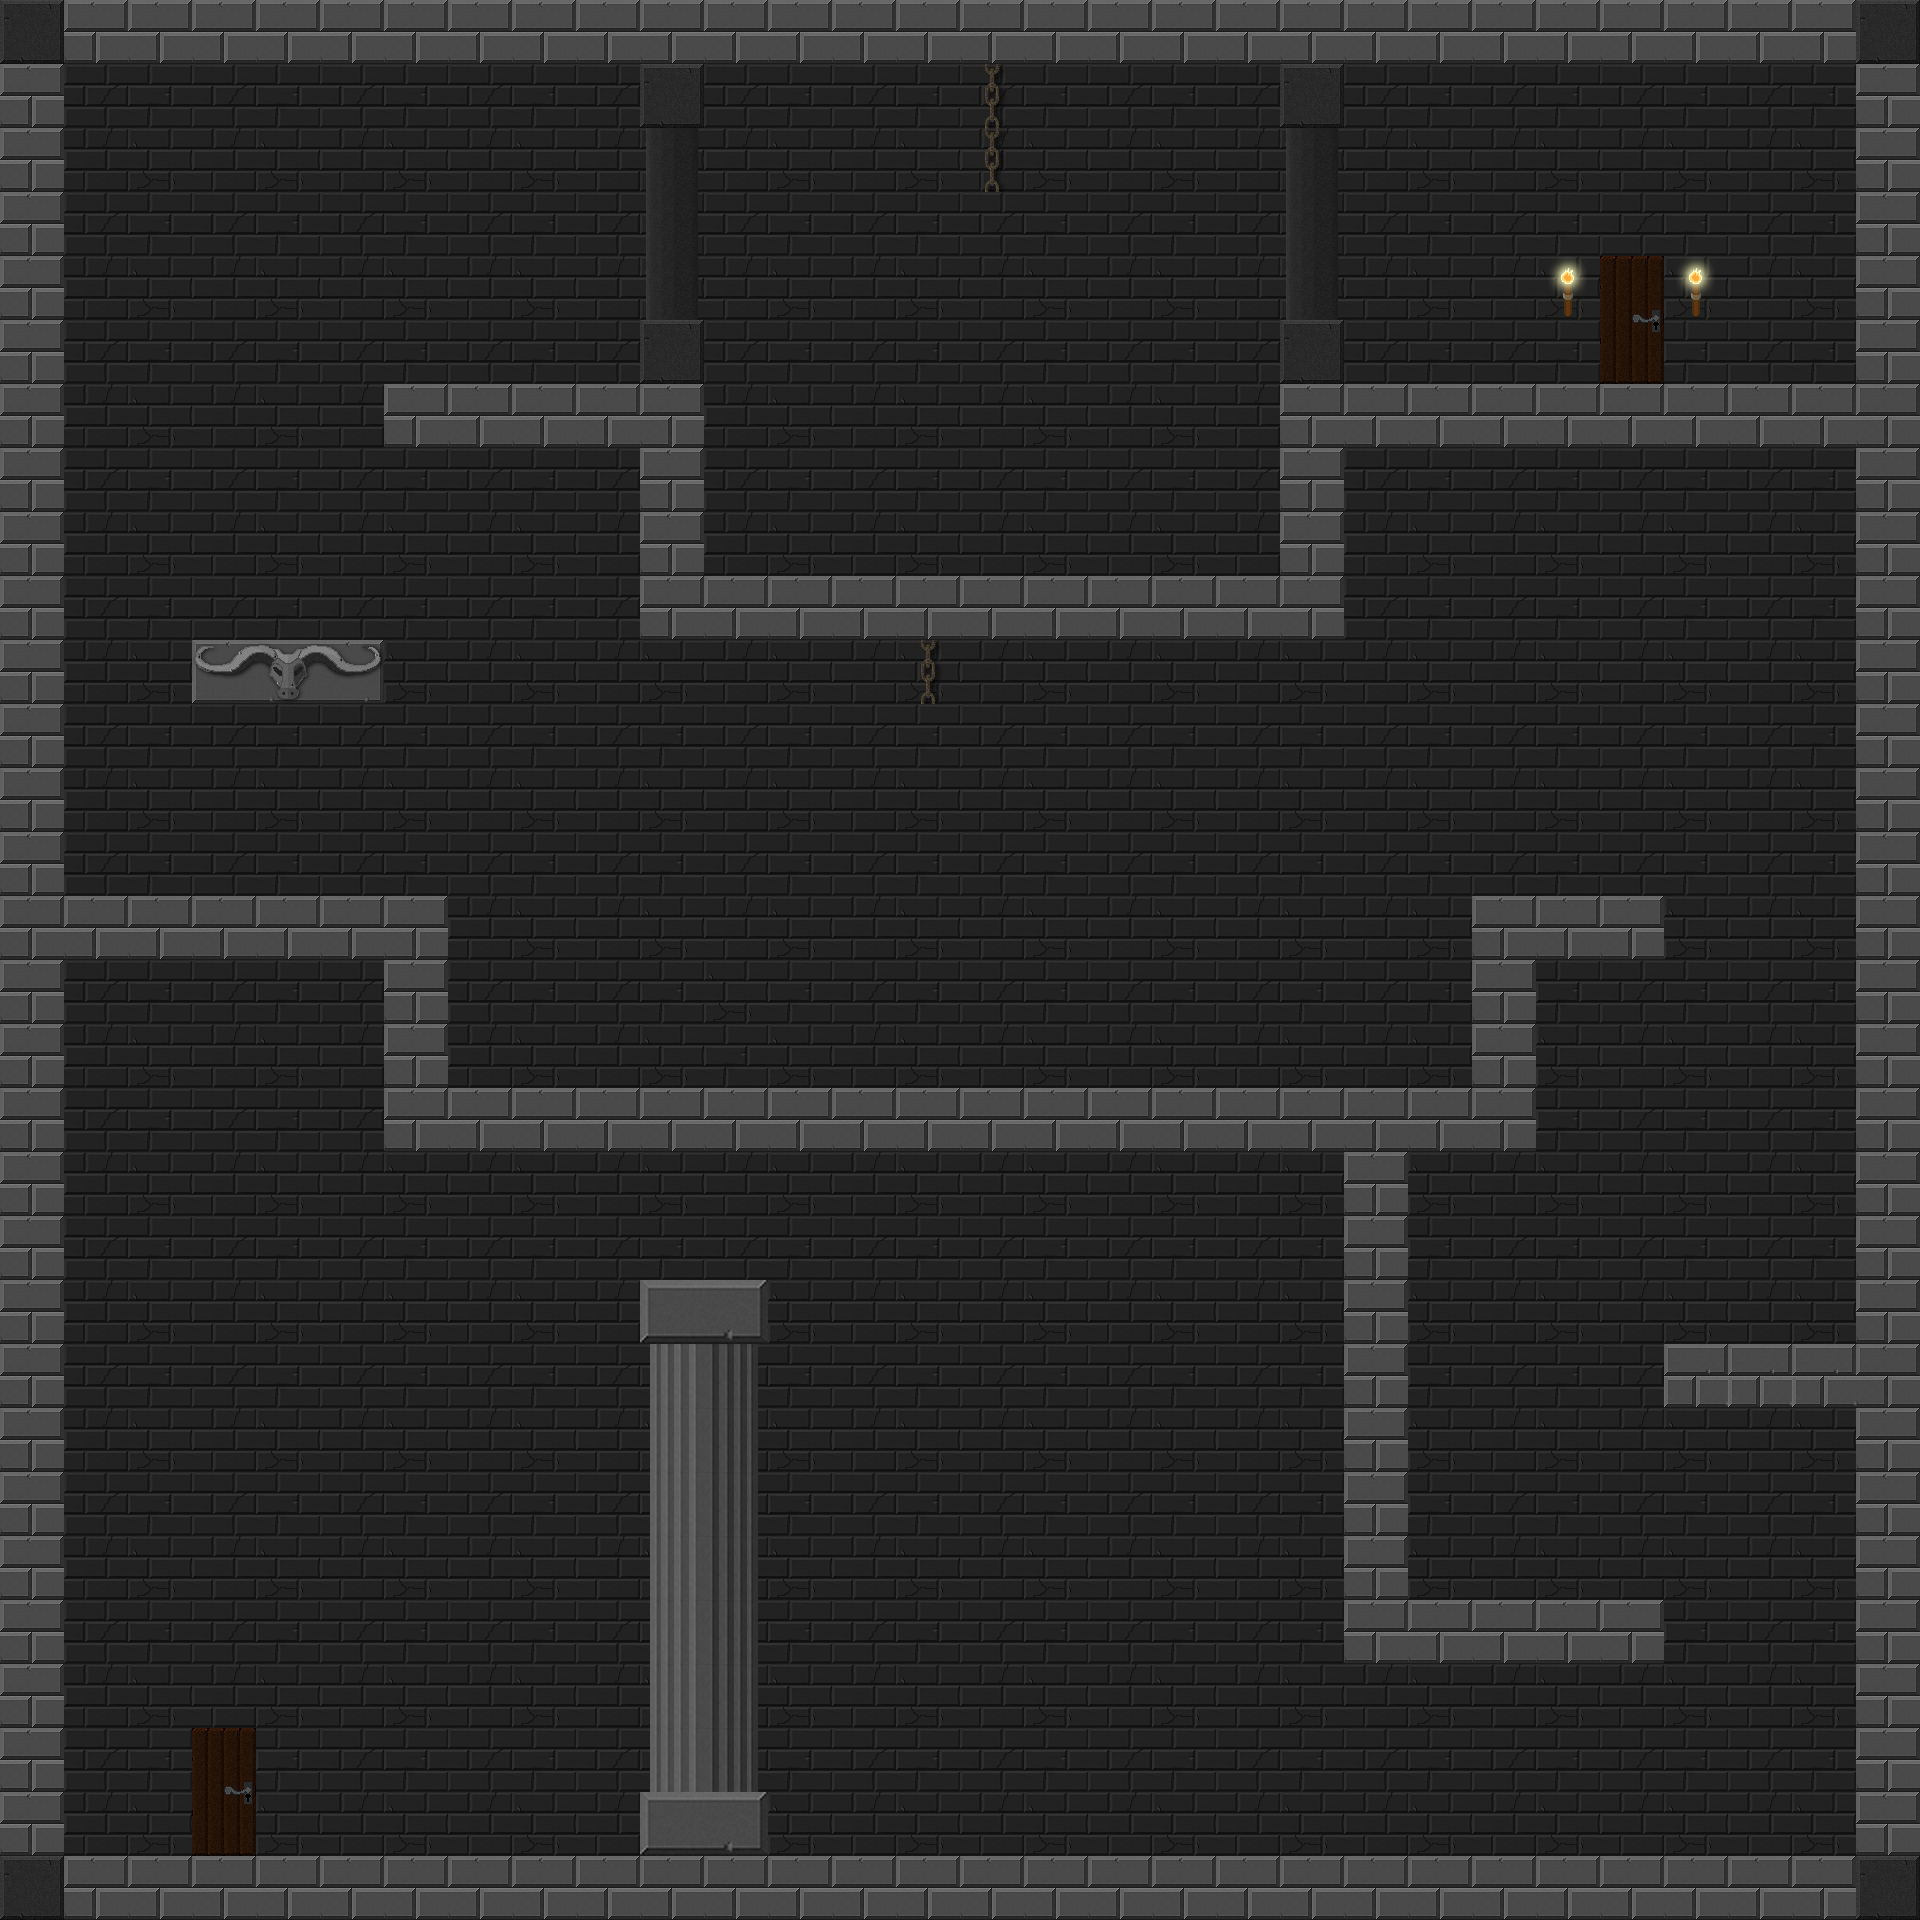

This is a level from a 2D game, rendered from its Tiled map with the project's own tilesets. A one-line summary and the map file follow, with tile-layer data summarised:
An orthogonal 30x30 tile map with 64x64 px tiles, 3 tile layers (background, coll, decoration) and 41 objects.

<map version="1.0" orientation="orthogonal" width="30" height="30" tilewidth="64" tileheight="64">
 <tileset firstgid="1" name="Tezture Tiles" tilewidth="64" tileheight="64">
  <image source="Tezture Tiles.png" width="512" height="640" />
 </tileset>
 <layer name="background" width="30" height="30">
  <data>[900 cells, 900 non-empty, 4 distinct tile ids]</data>
 </layer>
 <layer name="coll" width="30" height="30">
  <data>[900 cells, 212 non-empty, 10 distinct tile ids]</data>
 </layer>
 <layer name="decoration" width="30" height="30">
  <data>[900 cells, 19 non-empty, 6 distinct tile ids]</data>
 </layer>
 <objectgroup name="movingPlatform" width="30" height="30">
  <object x="993" y="415" />
  <object x="960" y="927" />
  <object x="1058" y="1540" />
  <object x="362" y="1510" />
 </objectgroup>
 <objectgroup name="trapEasy" width="30" height="30">
  <object x="735" y="543" />
  <object x="800" y="542" />
  <object x="864" y="543" />
  <object x="929" y="542" />
  <object x="993" y="543" />
  <object x="1056" y="542" />
  <object x="1123" y="543" />
  <object x="1184" y="542" />
  <object x="1248" y="542" />
  <object x="605" y="1054" />
  <object x="542" y="1055" />
  <object x="478" y="1054" />
  <object x="672" y="1055" />
  <object x="929" y="1055" />
  <object x="1056" y="1055" />
  <object x="864" y="1056" />
  <object x="1123" y="1056" />
  <object x="993" y="1056" />
  <object x="800" y="1055" />
  <object x="1378" y="1054" />
  <object x="1313" y="1055" />
  <object x="1442" y="1055" />
  <object x="1249" y="1054" />
  <object x="737" y="1055" />
  <object x="1185" y="1054" />
 </objectgroup>
 <objectgroup name="fairyCage" width="30" height="30">
  <object x="992" y="223">
   <ellipse />
  </object>
  <object x="928" y="735">
   <ellipse />
  </object>
 </objectgroup>
 <objectgroup name="playerSpawn" width="30" height="30">
  <object x="1629" y="291">
   <ellipse />
  </object>
 </objectgroup>
 <objectgroup name="playerEnd" width="30" height="30">
  <object x="222" y="1766">
   <ellipse />
  </object>
 </objectgroup>
 <objectgroup name="enemyEasy" width="30" height="30">
  <object x="486" y="1754" />
  <object x="296" y="1758" />
 </objectgroup>
 <objectgroup name="fairyDustEasy" width="30" height="30">
  <object x="986" y="278">
   <ellipse />
  </object>
  <object x="288" y="606">
   <ellipse />
  </object>
  <object x="356" y="856">
   <ellipse />
  </object>
  <object x="1436" y="350">
   <ellipse />
  </object>
  <object x="1622" y="860">
   <ellipse />
  </object>
  <object x="1056" y="1424">
   <ellipse />
  </object>
 </objectgroup>
</map>
